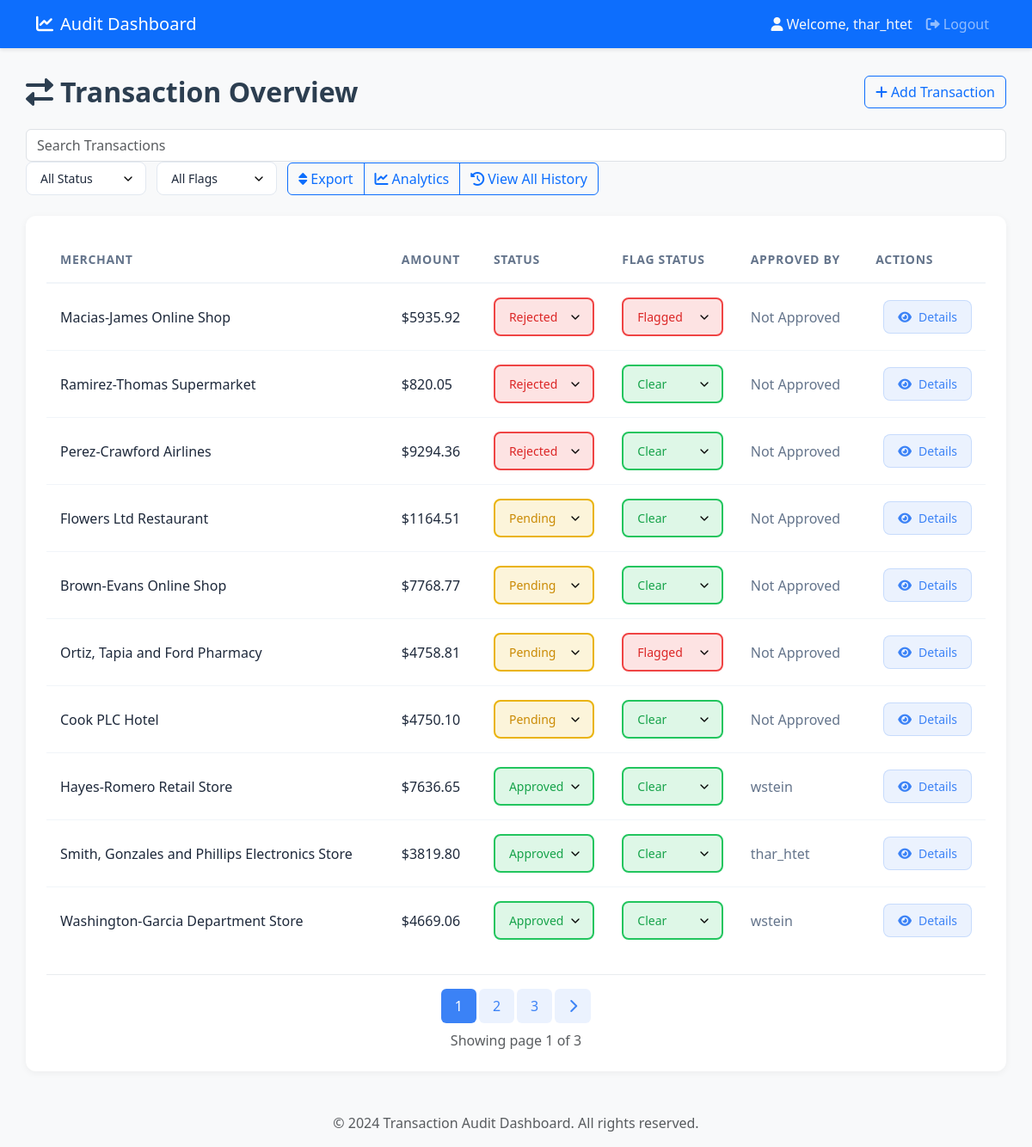
Page /home/ (signed in) on the earlier database version.
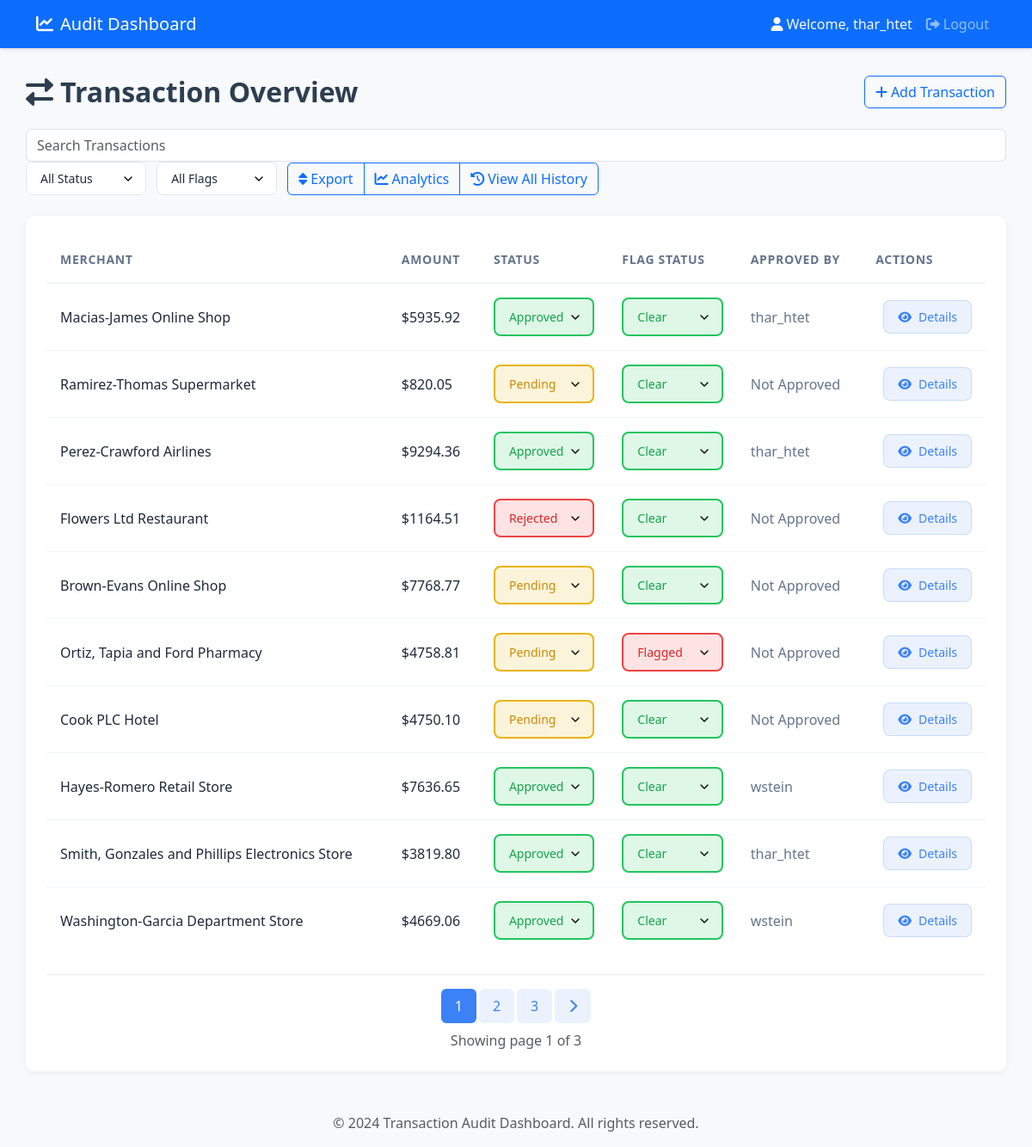
Same page on the later database version.
### auditApp/models.py (models this page shows, shortened)
class Transaction(models.Model):
    STATUS_CHOICES = [
        ('Approved', 'Approved'),
        ('Pending', 'Pending'),
        ('Rejected', 'Rejected'),
    ]
    id = models.CharField(primary_key=True, max_length=6, default=get_unique_hex_id, editable=False)
    amount = models.DecimalField(max_digits=10, decimal_places=2, validators=[MinValueValidator(0)],null=False, blank=False)
    status = models.CharField(max_length=255, choices=STATUS_CHOICES, null=False, blank=False,default='Pending')
    timestamp = models.DateTimeField(auto_now_add=True)
    merchant = models.CharField(max_length=255, null=False, blank=False)
    isFlagged = models.BooleanField(default=False,null=True, blank=True)
    approved_by = models.ForeignKey(User, on_delete=models.SET_NULL, null=True, blank=True)

### auditApp/views.py (the view)
# urls.py: path('home/', views.home, name='home'),
@login_required
def home(request):
    try:
        transactions_list = Transaction.objects.all().order_by('-timestamp')
        search_query = request.GET.get('search', '')
        if search_query:
            transactions_list = transactions_list.filter(merchant__icontains=search_query)
        status_filter = request.GET.get('status', '')
        flag_filter = request.GET.get('flag', '')
        filters = Q()
        if status_filter:  # Only filter if a specific status is selected
            filters &= Q(status=status_filter)
        if flag_filter:  # Only filter if a specific flag is selected
            is_flagged = flag_filter == 'Flagged' # it will get true if the flag is Flagged
            filters &= Q(isFlagged=is_flagged)
        if filters:
            transactions_list = transactions_list.filter(filters)
        paginator = Paginator(transactions_list, 10)
        page = request.GET.get('page', 1)
        transactions = paginator.get_page(page)
        if request.headers.get('HX-Request'):
            if 'main-content' in request.headers.get('HX-Target', ''):
                return render(request, 'partials/transaction.html', {'transactions': transactions})
            return render(request, 'partials/home_content.html', {'transactions': transactions})
        return render(request, 'home.html', {'transactions': transactions})
    except Exception as e:
        messages.error(request, str(e))
        return render(request, 'home.html', {'transactions': []})

### auditApp/templates/home.html
{% extends 'base.html' %}
{% block content %}
    {% include 'partials/home_content.html' %}
{% endblock %}

### auditApp/templates/partials/transaction.html (shortened to what the changed rows need)
{% if transactions.object_list %}
<div class="transaction-wrapper">
    <table class="transaction-table">
        <thead>
            <tr>
                <th>Merchant</th>
                <th>Amount</th>
                <th>Status</th>
                <th>Flag Status</th>
                <th>Approved By</th>
                <th class="text-right">Actions</th>
            </tr>
        </thead>
        <tbody>
            {% for transaction in transactions %}
            <tr class="transaction-row" data-transaction-id="{{ transaction.id }}">
                <td>
                    <span class="merchant-cell">{{ transaction.merchant }}</span>
                </td>
                <td>
                    <span class="amount-cell">${{ transaction.amount }}</span>
                </td>
                <td style="min-width: 140px;">
                    <select class="status-select {% if transaction.status == 'Approved' %}approved{% elif transaction.status == 'Pending' %}pending{% else %}rejected{% endif %}"
                            hx-post="{% url 'update_status' transaction.id %}?page={{ transactions.number }}"
                            hx-target="#main-content"
                            hx-headers='{"X-CSRFToken": "{{ csrf_token }}"}'
                            name="status">
                        <option value="Approved" {% if transaction.status == 'Approved' %}selected{% endif %}>Approved</option>
                        <option value="Pending" {% if transaction.status == 'Pending' %}selected{% endif %}>Pending</option>
                        <option value="Rejected" {% if transaction.status == 'Rejected' %}selected{% endif %}>Rejected</option>
                    </select>
                </td>
                <td style="min-width: 140px;">
                    <select class="status-select {% if transaction.isFlagged %}flagged{% else %}clear{% endif %}"
                            hx-post="{% url 'update_flag' transaction.id %}?page={{ transactions.number }}"
                            hx-target="#main-content"
                            hx-headers='{"X-CSRFToken": "{{ csrf_token }}"}'
                            name="is_flagged">
                        <option value="false" {% if not transaction.isFlagged %}selected{% endif %}>Clear</option>
                        <option value="true" {% if transaction.isFlagged %}selected{% endif %}>Flagged</option>
                    </select>
                </td>
                <td>
                    <span class="approved-by">{{ transaction.approved_by.username|default:"Not Approved" }}</span>
                </td>
                <td class="text-right">
                    <button class="action-btn"
                            hx-get="{% url 'transaction_detail' transaction.id %}"
                            hx-target="#modal-content"
                            data-bs-toggle="modal"
                            data-bs-target="#transactionModal">
                        <i class="fas fa-eye"></i>Details
                    </button>
                </td>
            </tr>
            {% endfor %}
        </tbody>
    </table>
</div>
{% else %}
<div class="alert alert-info" role="alert">
    No transactions found
</div>
{% endif %}

Differences in the rows shown:
changed Transaction "Macias-James Online Shop": status "Rejected" → "Approved"; is_flagged "Flagged" → "Clear"; approved_by.username "Not Approved" → "thar_htet"
changed Transaction "Ramirez-Thomas Supermarket": status "Rejected" → "Pending"
changed Transaction "Perez-Crawford Airlines": status "Rejected" → "Approved"; approved_by.username "Not Approved" → "thar_htet"
changed Transaction "Flowers Ltd Restaurant": status "Pending" → "Rejected"
